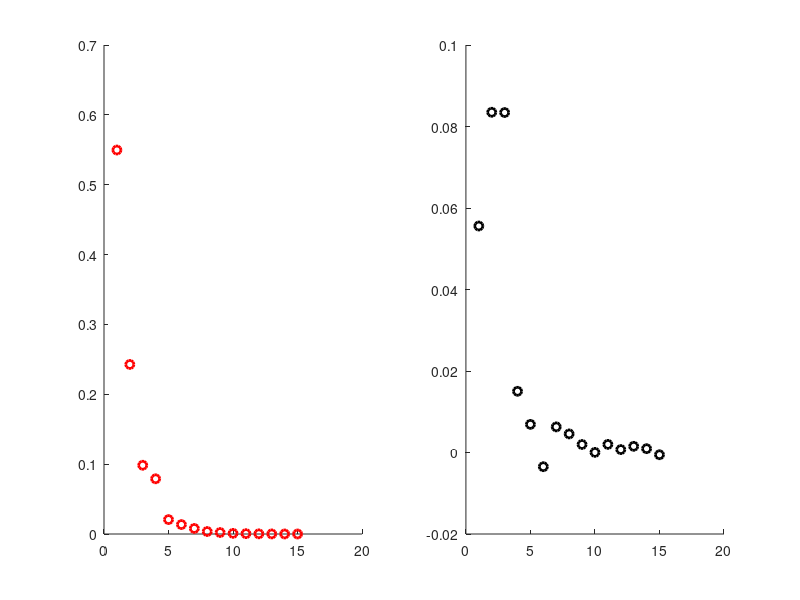

Reproduce this figure in MATLAB. (Note: this script raises an error after producing the figure.)
figure;
n = 15;
sample_var = zeros(1, n);
sample_mean = zeros(1, n);
N = 1 : n;
	
for n = 1 : 15;
	count = 2 ^ n;
	vector = randn(count, 100);
	item = mean(vector);
	sample_var(n) = var(item);
	sample_mean(n) = mean(item);
end

subplot(1,2,1)
scatter(N, sample_var, 'MarkerEdgeColor', 'r', 'LineWidth', 2);

subplot(1,2,2)
scatter(N, sample_mean, 'MarkerEdgeColor', 'k', 'LineWidth', 2);
yline(0, 'LineWidth', 2, 'Color', 'r');
